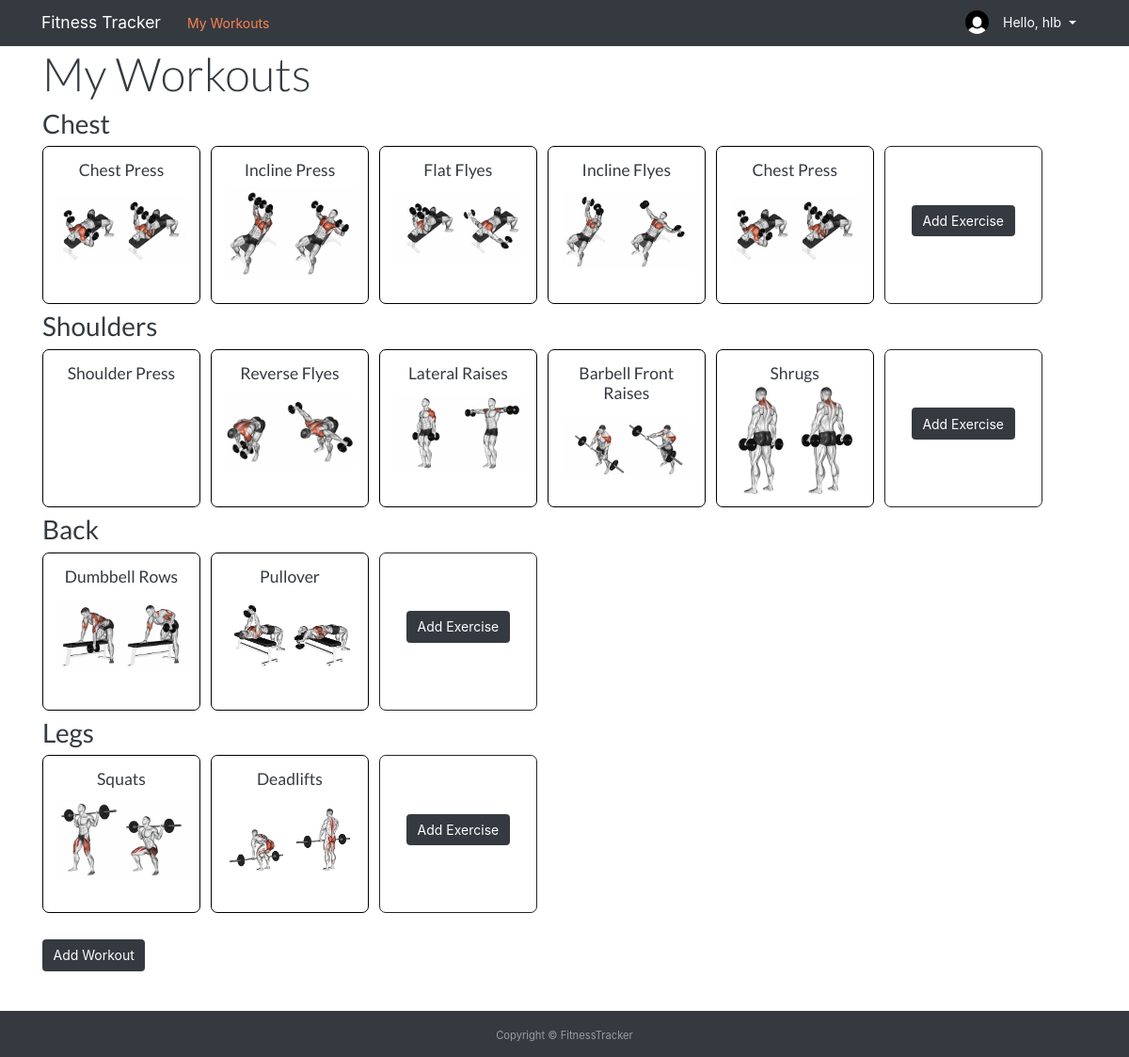
The app's page /home/ (signed in) with its own data.
### users/models.py (models this page shows, shortened)
class Profile(models.Model):
    user = models.OneToOneField(User, on_delete=models.CASCADE)
    image = models.ImageField(default='default.jpg', upload_to='profile_pics')

### workouts/models.py (models this page shows, shortened)
class Workout(models.Model):
    workout_name = models.CharField(max_length=100)
    user = models.ForeignKey(User, on_delete=models.CASCADE)
    def __str__(self):
        return self.workout_name
    @property
    def exercise(self):
        return self.workout.all()

class Exercise(models.Model):
    workout = models.ForeignKey(Workout, on_delete=models.CASCADE, related_name='workout')
    exercise_name = models.CharField(max_length=100)
    image = models.ImageField(default='exercise.jpg', upload_to='exercise_pics')
    def __str__(self):
        return self.exercise_name

### workouts/views.py (the view, shortened to what this page needs)
# urls.py: path('home/', views.home, name='workouts_home'),
@login_required
def home(request):
    workouts_all = WorkoutData.objects.all()
    exercise_all = ExerciseData.objects.all()
    form = ExerciseForm()
    form = WorkoutForm()
    context = {
        'workouts': Workout.objects.filter(user=request.user),
        'workouts_all': workouts_all,
        'exercises': exercise_all,
    }
    return render(request, 'workouts/home.html', context)

### workouts/models.py (called while the page is built)
    def __str__(self):
        return self.name

    def __str__(self):
        return self.name

### workouts/templates/workouts/home.html (shortened to what this page needs)
{% extends 'workouts/base.html' %}
{% load static %}
{% block content %}
    <h1 class="display-4">My Workouts</h1>
    {% if workouts %}
    {% for workout in workouts %}
    <a href="{% url 'workouts_workout' workout.id %}"><h2 class="big-link">{{ workout.workout_name }}</h2></a>
    <div class="execise-bigbox">
        {% for exercise in workout.exercise %}
        <a href="{% url 'workouts_workout' workout.id %}#{{ exercise.exercise_name }}">
            <div class="exercise-box">
                <h5 class="home-title">{{ exercise.exercise_name }}</h5>
                <img class="exercise-image" src="/media/exercise_pics/{{ exercise }}.jpg" alt="">
            </div></a>
        {% endfor %}
        <div class="exercise-box new-exercise">
            <button type="button" class="btn btn-dark mb-5" data-toggle="modal" data-target="#{{ workout }}Modal">
                Add Exercise
            </button>
        </div>
        </div>
    {% endfor %}
    <br>
    <button type="button" class="btn btn-dark mb-5" data-toggle="modal" data-target="#exampleModal">
        Add Workout
    </button>
    {% endif %}
{% endblock content %}

### workouts/templates/workouts/base.html (shortened to what this page needs)
{% load static %}
<!DOCTYPE html>
<html lang="en">
<head>
    <link rel="stylesheet" type='text/css' href="https://cdnjs.cloudflare.com/ajax/libs/semantic-ui/2.2.14/semantic.min.css">
    <link rel="stylesheet" href="https://cdnjs.cloudflare.com/ajax/libs/Chart.js/2.8.0/Chart.min.css" />
    <link rel="stylesheet" href="https://stackpath.bootstrapcdn.com/bootstrap/4.5.0/css/bootstrap.min.css">
    <link rel="stylesheet" href="{% static 'workouts/main.css' %}">
    <link rel="stylesheet" href="https://use.fontawesome.com/releases/v5.7.0/css/all.css">
</head>
<body>
    <header class="site-header">
        <div>
            <nav class="nav navbar-dark bg-dark py-2">
                <div class="container nav">
                <a class="navbar-brand" href="{% url 'workouts_home' %}">Fitness Tracker</a>
                <a class="nav-link" href="{% url 'workouts_home' %}">My Workouts</a>
                <div class="dropdown ml-auto">
                  {% if user.is_authenticated %}
                  <img class="rounded-circle account-img" src="{{ user.profile.image.url }}" alt="">
                  <button class="btn btn-dark dropdown-toggle" type="button" id="dropdownMenu2" data-toggle="dropdown" aria-haspopup="true" aria-expanded="false">
                    Hello, {{ user.username }}
                  </button>
                  {% endif %}
                </div>
                </div>
            </nav>
        </div>
    </header>
    <main>
      <div class="container">
      {% block content %}{% endblock %}
      </div>
    </main>
    <footer id="sticky-footer" class="footer py-3 bg-dark text-white-50">
      <div class="container text-center">
        <small>Copyright &copy; FitnessTracker</small>
      </div>
    </footer>
  </body>
</html>

### workouts/static/workouts/main.css (style rules this page uses)
a { color: black ; }
body main { min-height: calc(100vh - 7rem); }
.nav-link { color: coral; display: inline-block; }
.navbar-brand { margin-left: 1rem; }
h1, h2, h3, h4, h5, h6 { color: rgb(52, 58, 64); }
a .big-link { display: inline-block; }
.exercise-box { border: 1px solid; border-radius: 0.5rem; margin: 0.5rem 0rem; margin-right: 0.5rem; padding: 1rem; height: 12rem; width: 12rem; text-align: center; display: inline-block; vertical-align: middle; }
.exercise-box .exercise-image { position: relative; top: 25%; transform: translateY(-35%); }
.new-exercise { line-height: 12rem; }
.exercise-image { max-width: 100%; max-height: 100%; vertical-align: middle; }
.account-img { height: 25px; width: 25px; }

### records on screen
Workout: workout_name "Chest"
Exercise: exercise_name "Chest Press", exercise_name (picture)
Exercise: exercise_name "Incline Press", exercise_name (picture)
Exercise: exercise_name "Flat Flyes", exercise_name (picture)
Exercise: exercise_name "Incline Flyes", exercise_name (picture)
Exercise: exercise_name "Chest Press", exercise_name (picture)
Workout: workout_name "Shoulders"
Exercise: exercise_name "Shoulder Press"
Exercise: exercise_name "Reverse Flyes", exercise_name (picture)
Exercise: exercise_name "Lateral Raises", exercise_name (picture)
Exercise: exercise_name "Barbell Front Raises", exercise_name (picture)
Exercise: exercise_name "Shrugs", exercise_name (picture)
Workout: workout_name "Back"
Exercise: exercise_name "Dumbbell Rows", exercise_name (picture)
Exercise: exercise_name "Pullover", exercise_name (picture)
Workout: workout_name "Legs"
Exercise: exercise_name "Squats", exercise_name (picture)
Exercise: exercise_name "Deadlifts", exercise_name (picture)

### other values on screen
{{ user.username }} "hlb"
